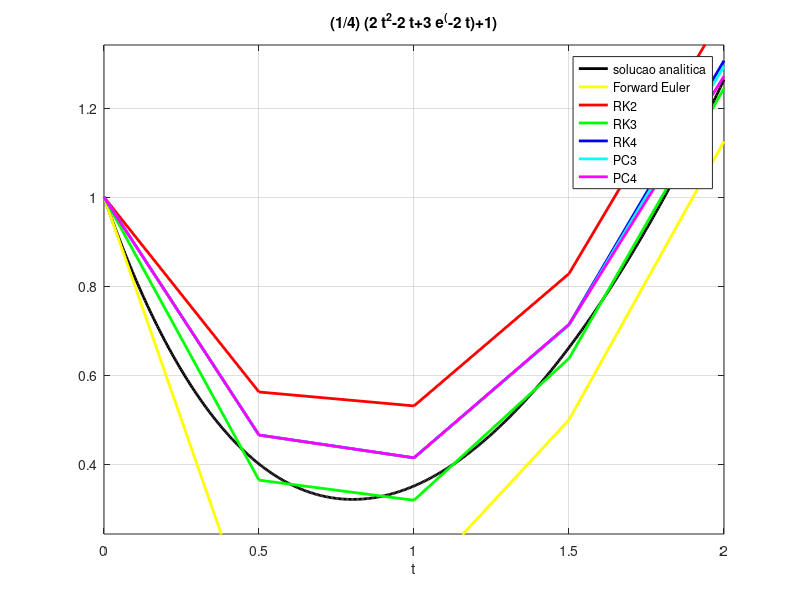

This chart was generated by the following MATLAB code:
figure;

a = ezplot("(1/4)*(2*t^2-2*t+3*e^(-2*t)+1)",[0,2])
set(a,"linewidth",2)
set(a,"color","k")

grid on
hold on
teuler = [0, 0.5, 1.0, 1.5, 2.0]
yeuler = [1, 0, 0.125, 0.5, 1.125]
euler = plot(teuler, yeuler)
set(euler,"linewidth",2)
set(euler,"color","y")

hold on
trk2 = [0, 0.5, 1.0, 1.5, 2.0]
yrk2 = [1, 0.5625, 0.53125, 0.828125, 1.4140625]
rk2 = plot(trk2, yrk2, "r-")
set(rk2, "linewidth", 2)

hold on	
trk3 = [0, 0.5, 1.0, 1.5, 2.0]
yrk3 = [1, 0.364583333333333, 0.319444444444444, 0.637731481481482, 1.243827160493827]
rk3 = plot(trk3, yrk3, "g-")
set(rk3, "linewidth", 2)

hold on
trk4 = [0, 0.5, 1.0, 1.5, 2.0]
yrk4 = [1, 0.465856481481481, 0.414697466563786, 0.713851224029778, 1.306195202938747]
rk4 = plot(trk4, yrk4, "b-")
set(rk4, "linewidth", 2)

hold on
tpc3 = [0, 0.5, 1.0, 1.5, 2.0]
ypc3 = [1, 0.465856481481481, 0.414697466563786, 0.712052766078675, 1.293669577894466]
pc3 = plot(tpc3, ypc3, "c-")
set(pc3, "linewidth", 2)

hold on
tpc4 = [0, 0.5, 1.0, 1.5, 2.0]
ypc4 = [1, 0.465856481481481, 0.414697466563786, 0.713851224029778, 1.271416028486013]
pc4 = plot(tpc4, ypc4, "m-")
set(pc4, "linewidth", 2)

legend('solucao analitica','Forward Euler', 'RK2', 'RK3', 'RK4', 'PC3', 'PC4');
